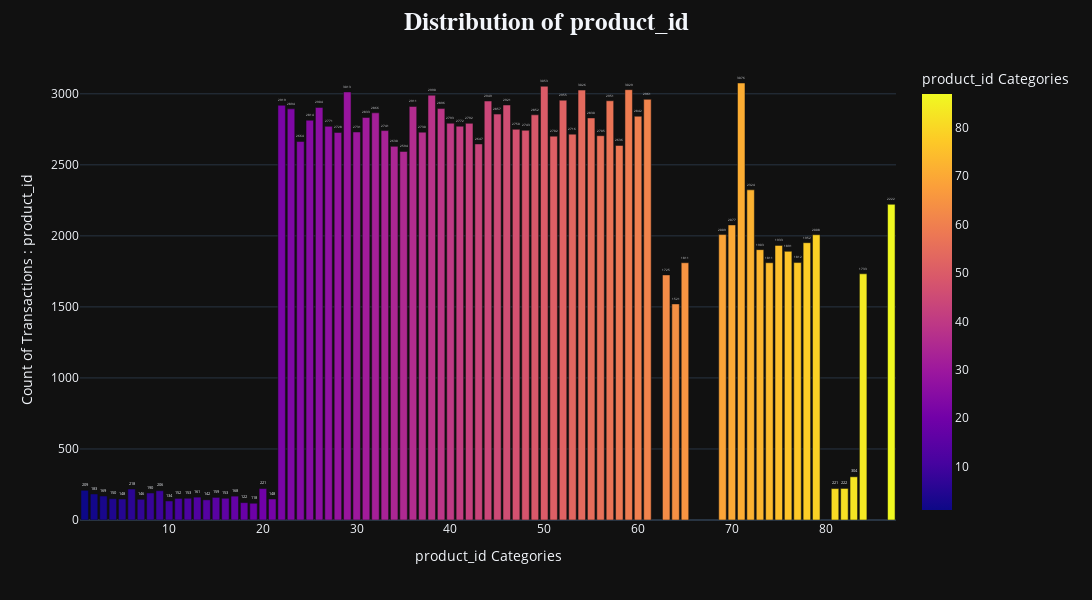

Notebook code cell kept with this figure:
### Markdown cell above
# working with `product_id` column

### Code cell
univariate_ploting(df, 'product_id')

### Figure 1 — Plotly figure (JSON) as saved in the notebook; plotly's stock layout.template omitted (floating-point values rounded to 4 significant figures)
{"data": [{"alignmentgroup": "True", "hovertemplate": "product_id Categories=%{marker.color}<br>Count of Transactions : product_id=%{text}<extra></extra>", "legendgroup": "", "marker": {"color": [71, 50, 59, 54, 29, 38, 61, 52, 57, 44, 46, 22, 36, 26, 39, 23, 32, 45, 49, 60, 31, 55, 25, 40, 42, 41, 27, 47, 48, 33, 30, 37, 28, 53, 56, 51, 24, 43, 58, 34, 35, 72, 87, 70, 69, 79, 78, 75, 73, 76, 77, 65, 74, 84, 63, 64, 83, 82, 20, 81, 6, 1, 9, 8, 2, 3, 17, 13, 15, 12, 16, 11, 4, 5, 21, 7, 14, 10, 18, 19], "coloraxis": "coloraxis", "pattern": {"shape": ""}}, "name": "", "offsetgroup": "", "orientation": "v", "showlegend": false, "text": [3076, 3053, 3029, 3026, 3013, 2990, 2961, 2955, 2951, 2949, 2921, 2919, 2911, 2904, 2896, 2894, 2866, 2857, 2852, 2842, 2833, 2830, 2814, 2793, 2792, 2772, 2771, 2750, 2743, 2741, 2731, 2730, 2728, 2716, 2705, 2702, 2664, 2647, 2636, 2630, 2594, 2324, 2222, 2077, 2009, 2008, 1952, 1933, 1903, 1891, 1812, 1811, 1811, 1733, 1725, 1521, 304, 222, 221, 221, 218, 209, 206, 190, 183, 169, 168, 161, 159, 153, 153, 152, 150, 148, 148, 146, 142, 134, 122, 118], "textposition": "outside", "type": "bar", "x": [71, 50, 59, 54, 29, 38, 61, 52, 57, 44, 46, 22, 36, 26, 39, 23, 32, 45, 49, 60, 31, 55, 25, 40, 42, 41, 27, 47, 48, 33, 30, 37, 28, 53, 56, 51, 24, 43, 58, 34, 35, 72, 87, 70, 69, 79, 78, 75, 73, 76, 77, 65, 74, 84, 63, 64, 83, 82, 20, 81, 6, 1, 9, 8, 2, 3, 17, 13, 15, 12, 16, 11, 4, 5, 21, 7, 14, 10, 18, 19], "xaxis": "x", "y": [3076, 3053, 3029, 3026, 3013, 2990, 2961, 2955, 2951, 2949, 2921, 2919, 2911, 2904, 2896, 2894, 2866, 2857, 2852, 2842, 2833, 2830, 2814, 2793, 2792, 2772, 2771, 2750, 2743, 2741, 2731, 2730, 2728, 2716, 2705, 2702, 2664, 2647, 2636, 2630, 2594, 2324, 2222, 2077, 2009, 2008, 1952, 1933, 1903, 1891, 1812, 1811, 1811, 1733, 1725, 1521, 304, 222, 221, 221, 218, 209, 206, 190, 183, 169, 168, 161, 159, 153, 153, 152, 150, 148, 148, 146, 142, 134, 122, 118], "yaxis": "y"}], "layout": {"barmode": "relative", "coloraxis": {"colorbar": {"title": {"text": "product_id Categories"}}, "colorscale": [[0, "#0d0887"], [0.1111, "#46039f"], [0.2222, "#7201a8"], [0.3333, "#9c179e"], [0.4444, "#bd3786"], [0.5556, "#d8576b"], [0.6667, "#ed7953"], [0.7778, "#fb9f3a"], [0.8889, "#fdca26"], [1, "#f0f921"]]}, "height": 600, "legend": {"tracegroupgap": 0}, "margin": {"t": 60}, "title": {"font": {"family": "Times New Roman", "size": 25}, "text": "<b>Distribution of product_id</b>", "x": 0.5}, "width": 1200, "xaxis": {"anchor": "y", "domain": [0, 1], "title": {"text": "product_id Categories"}}, "yaxis": {"anchor": "x", "domain": [0, 1], "title": {"text": "Count of Transactions : product_id"}}}}
